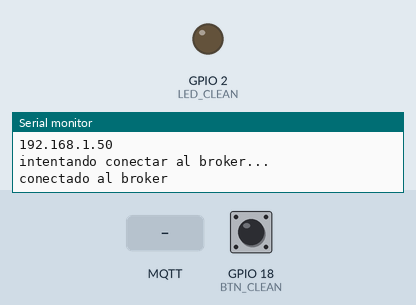
This sketch was run on a simulated ESP32. Shown: output pins drawn as LEDs (lit = HIGH), the last lines printed to the serial monitor. The inputs (shaded band) are chosen by the test bench; at power-on: GPIO 18 (BTN_CLEAN) HIGH. WiFi joins after 1.5 s; servers stay silent unless stated; no MQTT or app messages arrive unless stated.

Above: at 2.7 s.
2.8 s: MQTT message "led_on" arrives on the first subscribed topic
At 4.7 s:
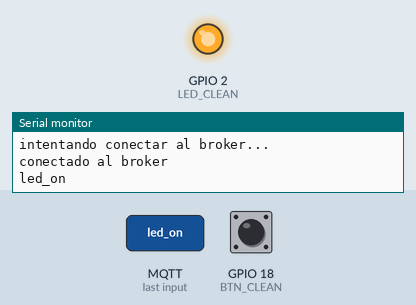
5.0 s: MQTT message "led_off" arrives on the first subscribed topic
At 6.5 s:
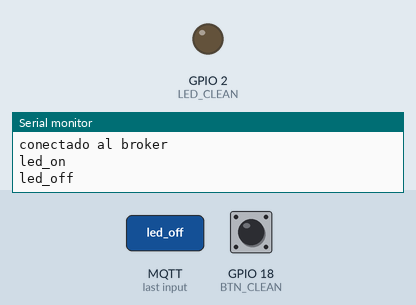
7.0 s: GPIO 18 (BTN_CLEAN) pulled LOW for 0.6 s
At 8.1 s:
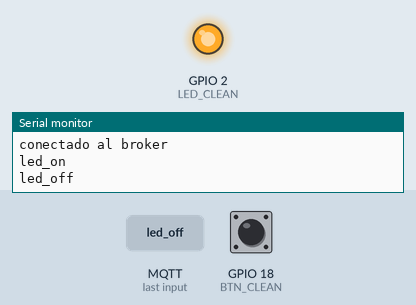
Timing chart, 0 to 10.0 s (numbered marks = the images above; inputs shaded):
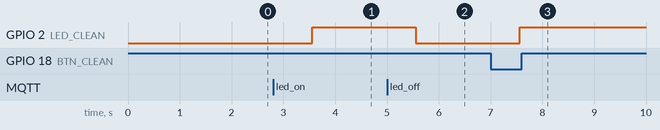

The sketch:

clientePrueba.ino
```cpp
#include <WiFi.h>
#include <PubSubClient.h>

// ================= WIFI =================
const char* ssid = "COMTECO-N4938483";
const char* password = "D4Z3T4C2C1V8";

// ================ MQTT ==================
const char* mqtt_server = "192.168.100.66"; // IP de tu PC
const int mqtt_port = 1883;

WiFiClient espClient;
PubSubClient client(espClient);

// ============== ROOM INFO ===============
String roomId = "room101";

// ============== PINES ===================
const int BTN_CLEAN = 18;
const int LED_CLEAN = 2;

// ========================================

void setup_wifi() {
  WiFi.begin(ssid, password);

  while (WiFi.status() != WL_CONNECTED) {
    Serial.println("intentando conectar al wifi...");
    delay(500);
  }
 Serial.println("'conectado al wifi'");
}

//conectar al broquier mqtt
void reconnect() {

  while (!client.connected()) {
  Serial.println("intentando conectar al broker...");
    if (client.connect(roomId.c_str())) {

      // escuchar comandos
      String topic = "hotel/" + roomId + "/cmd";
      client.subscribe(topic.c_str());

      // avisar online
      String statusTopic = "hotel/" + roomId + "/status";
      client.publish(statusTopic.c_str(), "I'm online");
      Serial.println("conectado al broker");

    } else {
        Serial.print("MQTT error: ");
       Serial.println(client.state());
      delay(2000);
    }
  }
}

// FUNCION DE SUSCRIPCION PARA ATENDER LOS COMANDOS LLEGADOS PARA EL
void callback(char* topic, byte* payload, unsigned int length) {

  String message = "";
  //capturar comandos
  for (int i = 0; i < length; i++) {
    message += (char)payload[i];
  }

  Serial.println(message);

  if (message == "led_on") {
    digitalWrite(LED_CLEAN, HIGH);
  }

  if (message == "led_off") {
    digitalWrite(LED_CLEAN, LOW);
  }

}

void setup() {

  pinMode(BTN_CLEAN, INPUT_PULLUP);
  pinMode(LED_CLEAN, OUTPUT);

  Serial.begin(115200);

  setup_wifi();
  Serial.println(WiFi.localIP());

  client.setServer(mqtt_server, mqtt_port);
  client.setCallback(callback);
}

void loop() {

  if (!client.connected()) {
    reconnect();
  }

  client.loop();

  // botón presionado
  if (digitalRead(BTN_CLEAN) == LOW) {

    String topic = "hotel/" + roomId + "/event";

    client.publish(topic.c_str(), "clean");

    digitalWrite(LED_CLEAN, HIGH);

    delay(500);
  }
  else{
  String myTopic = "hotel/" + roomId + "/event";
  client.publish(myTopic.c_str(), "wey no jodas");
  delay(1000);
  }

}
```

Measured:
- after the input at 2.8 s, GPIO 2 (LED_CLEAN): LOW → HIGH after 0.76 s
- after the input at 5.0 s, GPIO 2 (LED_CLEAN): HIGH → LOW after 0.56 s
- after the input at 7.0 s, GPIO 2 (LED_CLEAN): LOW → HIGH after 0.56 s
